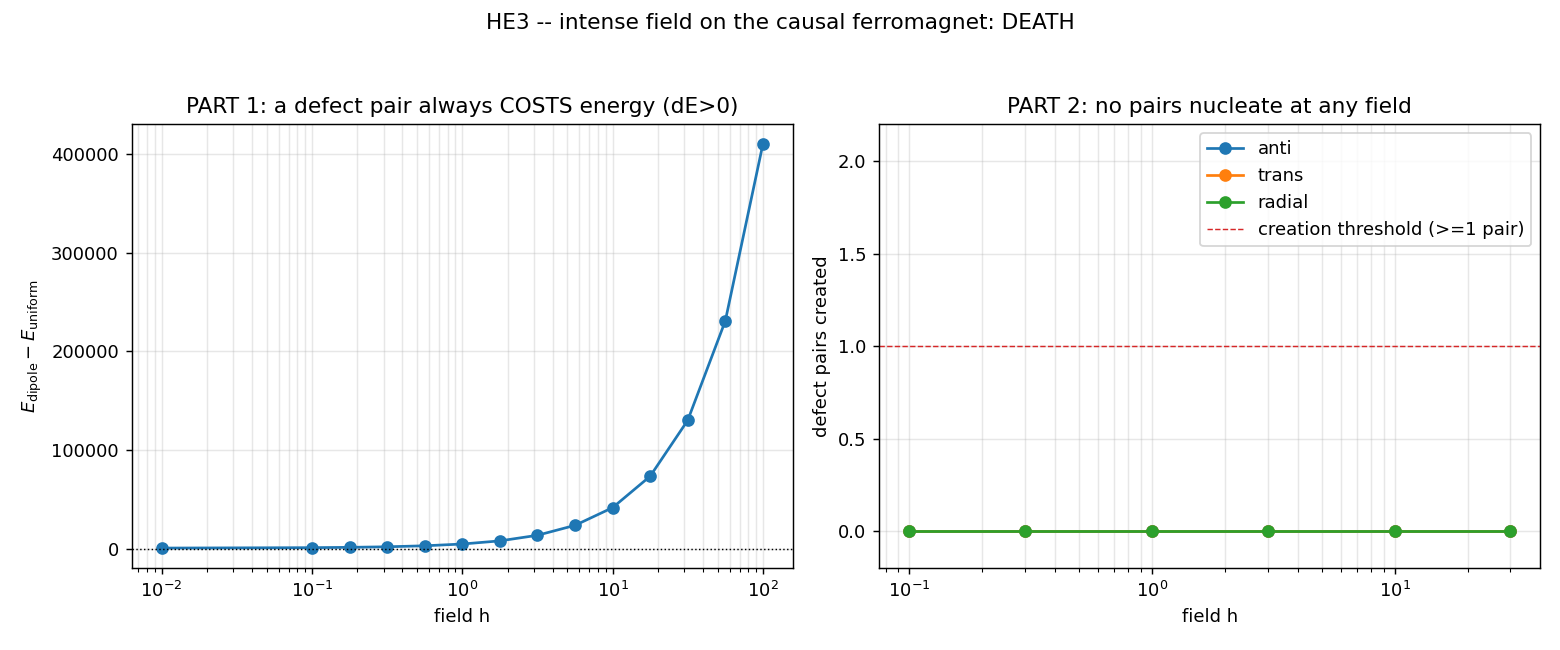

Reproduce this figure in Python.
"""HE3 -- the causal ferromagnet in an intense field: does it create topological-defect
pairs (the Schwinger-effect analogue)?

Pre-registered structure:

  GATE   charge_field gives B(hedgehog)=+1, B(anti)=-1, B(uniform)=0; the LLG integrator
         lowers (does not blow up) the energy under damping; the Zeeman sign is correct.

  PART 1 -- ENERGETIC (decisive, analytic).  Is a hedgehog/anti-hedgehog PAIR ever
         energetically favoured over the ordered vacuum in a field h?  Build the ordered
         state and a defect dipole, both in the field, and compute
             dE(h) = E[dipole; h] - E[uniform; h]
         over a wide range of h.  Creation is favourable only if dE(h) < 0 for some h.
         (The Schwinger threshold is exactly "field energy >= pair rest energy".)

  PART 2 -- DYNAMICAL critical-field scan.  Start in the ordered vacuum and apply an intense
         field; let the DYNAMICS act (deterministic LLG precession with a small fluctuation
         seed, AND finite-T Metropolis so thermal NUCLEATION over a barrier is allowed).
         Three field protocols, weakest-to-strongest h:
           anti  : h along -z (false-vacuum / cleanest Schwinger setup)
           trans : h along +x (transverse torque on the +z order)
           radial: h = h * r_hat (a field whose OWN texture is a hedgehog -- the most
                   generous probe; if anything nucleates a defect it is this)
         Measure cooled defect counts (n_pos, n_neg) and net B.  PAIR CREATION = both
         n_pos>=1 and n_neg>=1 persist after cooling with net B ~ 0.  Critical field h* =
         smallest h that creates a pair; none -> death.

DEATH CRITERION (pre-registered): no pair creation by the field at any strength.  Not tuned.
"""
from __future__ import annotations

import json
import time

import numpy as np

import he3_core as h3
import e3_core as e3

L = 16
J = 1.0
H_SCAN = [0.1, 0.3, 1.0, 3.0, 10.0, 30.0]     # h/J from weak to field-dominated ("v->c")
SEEDS = [0, 1, 2]


def gate():
    print("GATE")
    nh, na, nu = e3.hedgehog(L, +1), e3.hedgehog(L, -1), e3.uniform(L)
    Bh, Ba, Bu = (e3.topological_charge(nh), e3.topological_charge(na),
                  e3.topological_charge(nu))
    charge_ok = abs(Bh - 1) < 1e-3 and abs(Ba + 1) < 1e-3 and abs(Bu) < 1e-3
    # LLG with damping must not increase energy of a perturbed uniform state (zero field)
    rng = np.random.default_rng(0)
    npert = e3._normalize(nu + 0.2 * rng.standard_normal(nu.shape))
    hz = h3.uniform_field(L, 0.0)
    traj, _ = h3.llg_evolve(npert, hz, n_steps=200, dt=0.05, lam=0.3, record_every=200)
    llg_ok = traj[-1]["E_ex"] <= traj[0]["E_ex"] + 1e-6
    # Zeeman sign: aligned state has LOWER field energy than anti-aligned
    hpz = h3.uniform_field(L, 1.0, (0, 0, 1))
    sign_ok = h3.field_energy(e3.uniform(L, (0, 0, 1)), hpz) < \
        h3.field_energy(e3.uniform(L, (0, 0, -1)), hpz)
    # speckle-proof counter must read 1 defect on a hedgehog, 0 on the ordered vacuum
    pos_hh, neg_hh, Q_hh, _ = h3.count_defects(nh)
    pos_u, neg_u, Q_u, _ = h3.count_defects(nu)
    count_ok = (pos_hh == 1 and neg_hh == 0 and pos_u == 0 and neg_u == 0)
    print(f"  charge B(hh/anti/uniform)={Bh:+.3f}/{Ba:+.3f}/{Bu:+.3f}  {'OK' if charge_ok else 'FAIL'}")
    print(f"  counter: hedgehog -> +{pos_hh}/-{neg_hh} (Q={Q_hh:.2f}); "
          f"uniform -> +{pos_u}/-{neg_u} (Q={Q_u:.2f})  {'OK' if count_ok else 'FAIL'}")
    print(f"  LLG damping lowers E: {traj[0]['E_ex']:.1f}->{traj[-1]['E_ex']:.1f}  "
          f"{'OK' if llg_ok else 'FAIL'}")
    print(f"  Zeeman sign (aligned<anti): {'OK' if sign_ok else 'FAIL'}")
    return {"charge_ok": charge_ok, "count_ok": count_ok, "llg_ok": llg_ok,
            "sign_ok": sign_ok, "B_hedgehog": Bh, "B_anti": Ba, "B_uniform": Bu,
            "Q_hedgehog": Q_hh, "Q_uniform": Q_u}


def part1_energetics():
    """dE(h) = E[dipole; h] - E[uniform; h].  Uniform is taken ALONG the field (ground)."""
    print("PART 1 -- energetics: is a defect pair ever favoured?")
    n_dip = e3.dipole(L, sep=L // 2)
    res = []
    h_grid = np.concatenate([[0.0], np.logspace(-1, 2, 13)])
    for h in h_grid:
        hf = h3.uniform_field(L, h, (0, 0, 1))
        n_uni = e3.uniform(L, (0, 0, 1))                 # aligned with field = ground state
        E_uni = h3.total_energy_h(n_uni, hf)
        E_dip = h3.total_energy_h(n_dip, hf)
        res.append({"h": float(h), "E_uniform": E_uni, "E_dipole": E_dip,
                    "dE": E_dip - E_uni})
    dE_min = min(r["dE"] for r in res)
    favourable = dE_min < 0
    print(f"  dE(dipole - uniform): min over h = {dE_min:.1f}  "
          f"({'PAIR FAVOURED somewhere' if favourable else 'pair always COSTS energy'})")
    return {"curve": res, "dE_min": dE_min, "pair_ever_favoured": bool(favourable)}


def _run_protocol(direction_name, make_field, h, seed):
    """One (protocol, h, seed): start ordered (+z) + small noise, apply field, run BOTH a
    finite-T Metropolis and a damped-LLG-with-noise, cool, count defects.  Return the WORST
    case (max pairs found by either dynamics)."""
    n0 = e3.uniform(L, (0, 0, 1))
    rng = np.random.default_rng(100 + seed)
    n0 = e3._normalize(n0 + 0.05 * rng.standard_normal(n0.shape))   # fluctuation seed
    hf = make_field(h)

    # (a) thermal nucleation: Metropolis at moderate coupling (J=1 ~ near order) with field
    _, n_mc = h3.metropolis_h(n0, hf, J=J, n_steps=300, seed=seed, record_every=300)
    B_mc, pos_mc, neg_mc, Q_mc = h3.cooled_defects(n_mc)

    # (b) precessional drive: damped LLG with a small ongoing noise
    _, n_llg = h3.llg_evolve(n0, hf, n_steps=400, dt=0.05, lam=0.3,
                             record_every=400, seed=seed, noise=0.02)
    B_llg, pos_llg, neg_llg, Q_llg = h3.cooled_defects(n_llg)

    # a genuine created pair = both signs present (>=1 each) AND smoothed matter Q_def >~ 1.5
    def is_pair(pos, neg, Q):
        return int(min(pos, neg) >= 1 and Q >= 1.5)
    pairs_mc = is_pair(pos_mc, neg_mc, Q_mc)
    pairs_llg = is_pair(pos_llg, neg_llg, Q_llg)
    best = max(pairs_mc, pairs_llg)
    return {"protocol": direction_name, "h": h, "seed": seed,
            "mc": {"B": B_mc, "n_pos": pos_mc, "n_neg": neg_mc, "Q_def": Q_mc},
            "llg": {"B": B_llg, "n_pos": pos_llg, "n_neg": neg_llg, "Q_def": Q_llg},
            "pairs": int(best)}


def part2_scan():
    print("PART 2 -- dynamical critical-field scan (anti / trans / radial)")
    protocols = {
        "anti":   lambda h: h3.uniform_field(L, h, (0, 0, -1)),
        "trans":  lambda h: h3.uniform_field(L, h, (1, 0, 0)),
        "radial": lambda h: h3.radial_field(L, h),
    }
    out = {}
    h_star = {}
    for name, mk in protocols.items():
        rows = []
        created_at = None
        for h in H_SCAN:
            pair_counts = []
            for sd in SEEDS:
                r = _run_protocol(name, mk, h, sd)
                pair_counts.append(r["pairs"])
            max_pairs = max(pair_counts)
            rows.append({"h": h, "max_pairs": max_pairs, "per_seed": pair_counts})
            tag = "PAIR(S)!" if max_pairs >= 1 else "no pair"
            print(f"  [{name:6}] h={h:6.1f}  max pairs (over seeds) = {max_pairs}   {tag}")
            if max_pairs >= 1 and created_at is None:
                created_at = h
        out[name] = rows
        h_star[name] = created_at
    return {"scan": out, "h_star": h_star}


def main():
    t0 = time.time()
    print("=" * 74)
    print("HE3 -- CAUSAL FERROMAGNET in an INTENSE FIELD (Schwinger analogue)")
    print("=" * 74)
    g = gate()
    gate_ok = g["charge_ok"] and g["llg_ok"] and g["sign_ok"]
    p1 = part1_energetics()
    p2 = part2_scan()

    any_creation = (p1["pair_ever_favoured"] or
                    any(v is not None for v in p2["h_star"].values()))
    verdict = "SUCCESS (pairs created)" if any_creation else "DEATH"

    payload = {
        "config": {"L": L, "J": J, "h_scan": H_SCAN, "seeds": SEEDS},
        "gate": {**g, "pass": bool(gate_ok)},
        "energetics": p1,
        "dynamical_scan": p2,
        "any_creation": bool(any_creation),
        "verdict": verdict,
        "runtime_s": time.time() - t0,
        "timestamp_utc": time.strftime("%Y-%m-%dT%H:%M:%SZ", time.gmtime()),
    }
    (h3.OUT / "HE3_schwinger.json").write_text(json.dumps(payload, indent=2, default=float))
    print("-" * 74)
    print(f"VERDICT HE3: {verdict}   (energetics favoured={p1['pair_ever_favoured']}, "
          f"dynamical h*={p2['h_star']})  ({time.time()-t0:.0f}s)")
    make_figure(payload)
    return payload


def make_figure(payload):
    try:
        import matplotlib
        matplotlib.use("Agg")
        import matplotlib.pyplot as plt
    except Exception:
        return
    fig, ax = plt.subplots(1, 2, figsize=(12, 5))
    c = payload["energetics"]["curve"]
    hs = [r["h"] for r in c]
    dE = [r["dE"] for r in c]
    ax[0].semilogx(np.clip(hs, 1e-2, None), dE, "o-", color="C0")
    ax[0].axhline(0, color="k", lw=0.8, ls=":")
    ax[0].set_xlabel("field h"); ax[0].set_ylabel(r"$E_{\rm dipole}-E_{\rm uniform}$")
    ax[0].set_title("PART 1: a defect pair always COSTS energy (dE>0)")
    ax[0].grid(alpha=0.3, which="both")

    for name, rows in payload["dynamical_scan"]["scan"].items():
        ax[1].plot([r["h"] for r in rows], [r["max_pairs"] for r in rows], "o-",
                   label=name)
    ax[1].axhline(1, color="C3", lw=0.8, ls="--", label="creation threshold (>=1 pair)")
    ax[1].set_xscale("log")
    ax[1].set_xlabel("field h"); ax[1].set_ylabel("defect pairs created")
    ax[1].set_title("PART 2: no pairs nucleate at any field")
    ax[1].set_ylim(-0.2, 2.2); ax[1].legend(); ax[1].grid(alpha=0.3, which="both")
    fig.suptitle(f"HE3 -- intense field on the causal ferromagnet: {payload['verdict']}",
                 fontsize=12)
    fig.tight_layout(rect=[0, 0, 1, 0.95])
    fig.savefig(h3.OUT / "HE3_schwinger.png", dpi=130)
    print(f"saved {h3.OUT/'HE3_schwinger.png'}")


if __name__ == "__main__":
    main()
